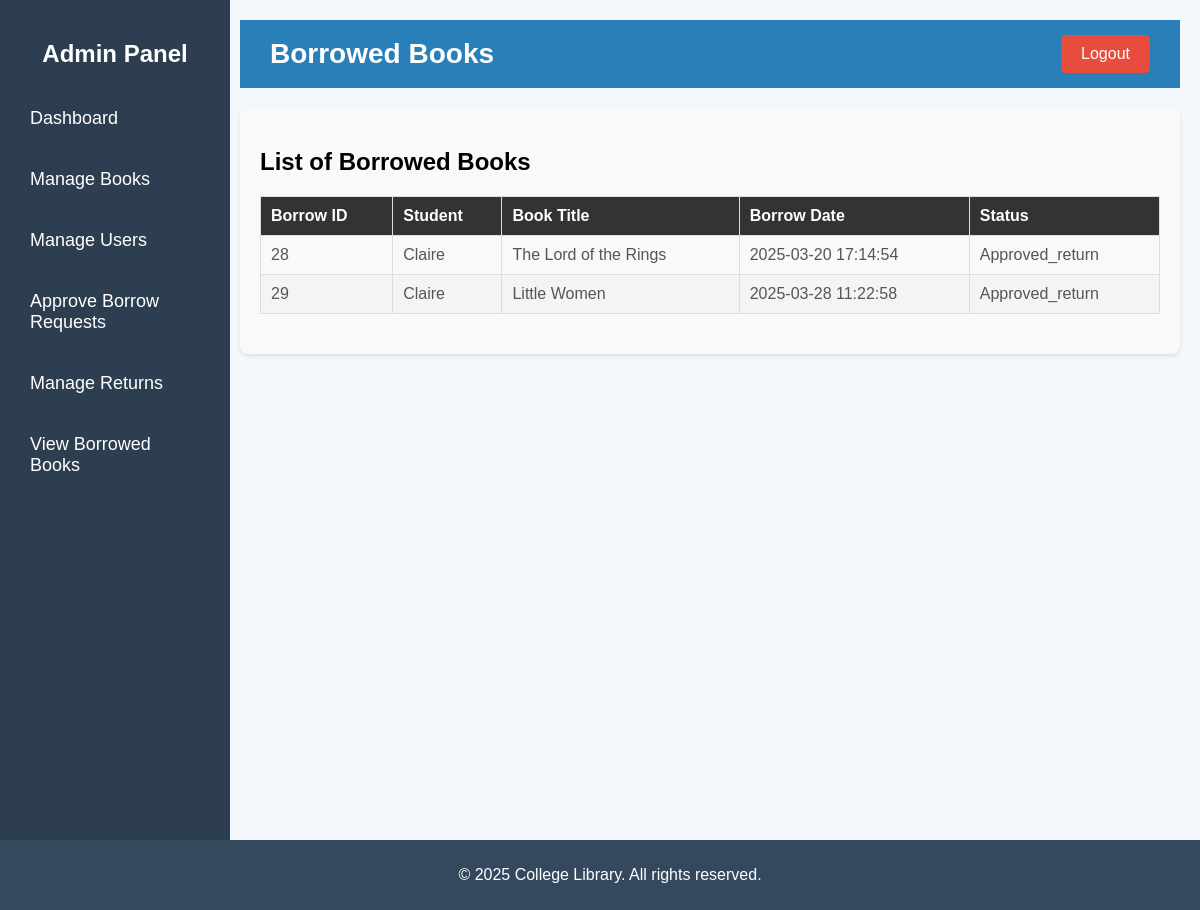
The app's page /admin/borrowed_books.php (signed in) with its own data.
### tables this page shows
CREATE TABLE `tblborrow` (
  `borrow_id` int(11) NOT NULL,
  `user_id` int(11) NOT NULL,
  `book_id` int(11) NOT NULL,
  `borrow_date` timestamp NOT NULL DEFAULT current_timestamp(),
  `return_date` timestamp NULL DEFAULT NULL,
  `status` enum('pending','approved','returned','approved_return') DEFAULT 'pending',
  `penalty_id` int(11) DEFAULT NULL
);

CREATE TABLE `tblusers` (
  `user_id` int(11) NOT NULL,
  `username` varchar(50) NOT NULL,
  `password` varchar(255) NOT NULL,
  `role` enum('student','admin') NOT NULL DEFAULT 'student',
  `created_at` timestamp NOT NULL DEFAULT current_timestamp()
);

CREATE TABLE `tblbooks` (
  `book_id` int(11) NOT NULL,
  `title` varchar(255) NOT NULL,
  `author` varchar(255) NOT NULL,
  `genre` varchar(100) DEFAULT NULL,
  `status` enum('available','borrowed') NOT NULL DEFAULT 'available',
  `created_at` timestamp NOT NULL DEFAULT current_timestamp(),
  `Publisher` varchar(255) DEFAULT NULL,
  `ISBN` varchar(20) DEFAULT NULL,
  `edition` varchar(50) DEFAULT NULL
);

### admin/borrowed_books.php (the view, shortened to what this page needs)
<?php
include('../connect_db.php');
$query = "
    SELECT b.borrow_id, u.username AS student, bk.title AS book_title, b.borrow_date, b.status
    FROM tblborrow b
    JOIN tblusers u ON b.user_id = u.user_id
    JOIN tblbooks bk ON b.book_id = bk.book_id
";
$result = $conn->query($query);
?>
<!DOCTYPE html>
<html lang="en">
<head>
    <link rel="stylesheet" href="css/style.css">
</head>
<body>
    <div class="dashboard-container">
        <aside class="sidebar">
            <h2>Admin Panel</h2>
            <nav>
                <ul>
                    <li><a href="admin_dashboard.php">Dashboard</a></li>
                    <li><a href="manage_books.php">Manage Books</a></li>
                    <li><a href="manage_users.php">Manage Users</a></li>
                    <li><a href="approve_borrow.php">Approve Borrow Requests</a></li>
                    <li><a href="return_books.php">Manage Returns</a></li>
                    <li><a href="borrowed_books.php" class="active">View Borrowed Books</a></li>
                </ul>
            </nav>
        </aside>
        <main class="main-content">
            <header class="top-bar">
                <h1>Borrowed Books</h1>
                <a href="logout.php" class="logout-btn">Logout</a>
            </header>
            <section class="borrowed-books">
                <h2>List of Borrowed Books</h2>
                <table>
                    <thead>
                        <tr>
                            <th>Borrow ID</th>
                            <th>Student</th>
                            <th>Book Title</th>
                            <th>Borrow Date</th>
                            <th>Status</th>
                        </tr>
                    </thead>
                    <tbody>
                        <?php while ($row = $result->fetch_assoc()) : ?>
                            <tr>
                                <td><?= $row['borrow_id'] ?></td>
                                <td><?= $row['student'] ?></td>
                                <td><?= $row['book_title'] ?></td>
                                <td><?= $row['borrow_date'] ?></td>
                                <td><?= ucfirst($row['status']) ?></td>
                            </tr>
                        <?php endwhile; ?>
                    </tbody>
                </table>
            </section>
        </main>
    </div>
    <footer>
        <p>&copy; 2025 College Library. All rights reserved.</p>
    </footer>
</body>
</html>

### admin/css/style.css (style rules this page uses)
body { font-family: 'Arial', sans-serif; margin: 0; padding: 0; background-color: #f4f7fc; overflow-x: hidden; }
.dashboard-container { display: flex; min-height: 100vh; flex-direction: row; }
.sidebar { width: 190px; background-color: #2c3e50; color: #fff; padding: 20px; position: fixed; top: 0; bottom: 0; left: 0; overflow-y: auto; }
.sidebar h2 { text-align: center; font-size: 24px; margin-bottom: 30px; }
.sidebar nav ul { list-style-type: none; padding: 0; }
.sidebar nav ul li { margin: 20px 0; }
.sidebar nav ul li a { color: #fff; text-decoration: none; font-size: 18px; display: block; padding: 10px; transition: background-color 0.3s; }
.main-content { margin-left: 220px; padding: 20px; width: calc(100% - 220px); height: 100vh; overflow-y: auto; }
.top-bar { display: flex; justify-content: space-between; align-items: center; background-color: #2980b9; color: #fff; padding: 15px 30px; margin-bottom: 20px; }
.top-bar h1 { margin: 0; font-size: 28px; }
.logout-btn { background-color: #e74c3c; color: #fff; padding: 10px 20px; border: none; cursor: pointer; text-decoration: none; font-size: 16px; border-radius: 5px; }
.borrowed-books { background-color: #f9f9f9; padding: 20px; border-radius: 8px; box-shadow: 0 2px 4px rgba(0, 0, 0, 0.1); }
.borrowed-books h2 { font-size: 1.5em; margin-bottom: 20px; }
table { width: 100%; border-collapse: collapse; margin-bottom: 20px; }
table th, table td { border: 1px solid #ddd; padding: 10px; text-align: left; }
table th { background-color: #333; color: #fff; font-weight: bold; }
table tr:nth-child(even) { background-color: #f4f4f4; }
table td { color: #555; }
footer { text-align: center; padding: 10px; background-color: #34495e; color: #fff; position: relative; width: 100%; }

### records on screen
tblborrow: borrow_id "28", user.username "Claire", book.title "The Lord of the Rings", borrow_date "2025-03-20 17:14:54", status "Approved_return"
tblborrow: borrow_id "29", user.username "Claire", book.title "Little Women", borrow_date "2025-03-28 11:22:58", status "Approved_return"
